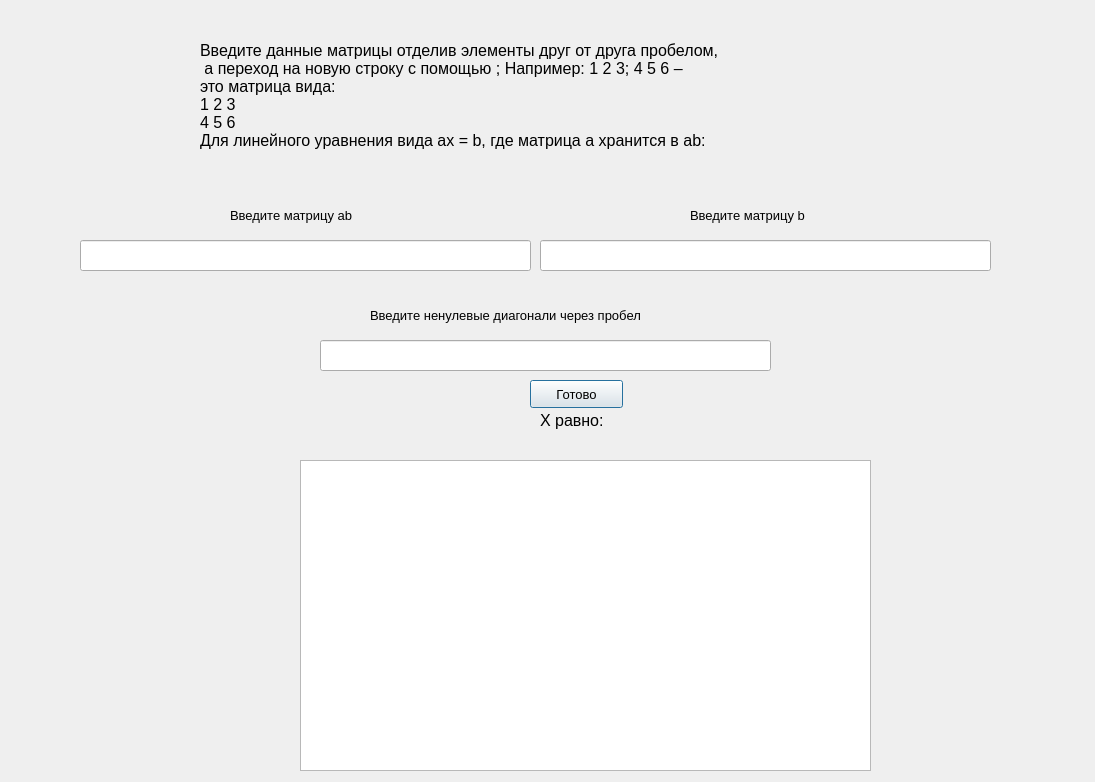
<?xml version="1.0" encoding="UTF-8"?>
<ui version="4.0">
 <class>Dialog</class>
 <widget class="QDialog" name="Dialog">
  <property name="geometry">
   <rect>
    <x>0</x>
    <y>0</y>
    <width>1095</width>
    <height>782</height>
   </rect>
  </property>
  <property name="windowTitle">
   <string>Dialog</string>
  </property>
  <widget class="QLabel" name="label_3">
   <property name="geometry">
    <rect>
     <x>230</x>
     <y>200</y>
     <width>161</width>
     <height>31</height>
    </rect>
   </property>
   <property name="font">
    <font>
     <pointsize>10</pointsize>
    </font>
   </property>
   <property name="text">
    <string>Введите матрицу ab</string>
   </property>
  </widget>
  <widget class="QLabel" name="label">
   <property name="geometry">
    <rect>
     <x>200</x>
     <y>20</y>
     <width>641</width>
     <height>151</height>
    </rect>
   </property>
   <property name="font">
    <font>
     <pointsize>12</pointsize>
    </font>
   </property>
   <property name="text">
    <string>Введите данные матрицы отделив элементы друг от друга пробелом,
 а переход на новую строку с помощью ; Например: 1 2 3; 4 5 6 –
это матрица вида:
1 2 3
4 5 6
Для линейного уравнения вида ax = b, где матрица a хранится в ab:</string>
   </property>
  </widget>
  <widget class="QLabel" name="label_2">
   <property name="geometry">
    <rect>
     <x>540</x>
     <y>410</y>
     <width>71</width>
     <height>20</height>
    </rect>
   </property>
   <property name="font">
    <font>
     <pointsize>12</pointsize>
    </font>
   </property>
   <property name="text">
    <string>X равно:</string>
   </property>
  </widget>
  <widget class="QLineEdit" name="line1">
   <property name="geometry">
    <rect>
     <x>80</x>
     <y>240</y>
     <width>451</width>
     <height>31</height>
    </rect>
   </property>
  </widget>
  <widget class="QTableWidget" name="tb1">
   <property name="geometry">
    <rect>
     <x>300</x>
     <y>460</y>
     <width>571</width>
     <height>311</height>
    </rect>
   </property>
  </widget>
  <widget class="QPushButton" name="ready">
   <property name="geometry">
    <rect>
     <x>530</x>
     <y>380</y>
     <width>93</width>
     <height>28</height>
    </rect>
   </property>
   <property name="font">
    <font>
     <pointsize>10</pointsize>
    </font>
   </property>
   <property name="text">
    <string>Готово</string>
   </property>
  </widget>
  <widget class="QLineEdit" name="line2">
   <property name="geometry">
    <rect>
     <x>540</x>
     <y>240</y>
     <width>451</width>
     <height>31</height>
    </rect>
   </property>
  </widget>
  <widget class="QLabel" name="label_4">
   <property name="geometry">
    <rect>
     <x>690</x>
     <y>200</y>
     <width>161</width>
     <height>31</height>
    </rect>
   </property>
   <property name="font">
    <font>
     <pointsize>10</pointsize>
    </font>
   </property>
   <property name="text">
    <string>Введите матрицу b</string>
   </property>
  </widget>
  <widget class="QLabel" name="label_5">
   <property name="geometry">
    <rect>
     <x>370</x>
     <y>300</y>
     <width>351</width>
     <height>31</height>
    </rect>
   </property>
   <property name="font">
    <font>
     <pointsize>10</pointsize>
    </font>
   </property>
   <property name="text">
    <string>Введите ненулевые диагонали через пробел</string>
   </property>
  </widget>
  <widget class="QLineEdit" name="line3">
   <property name="geometry">
    <rect>
     <x>320</x>
     <y>340</y>
     <width>451</width>
     <height>31</height>
    </rect>
   </property>
  </widget>
 </widget>
 <resources/>
 <connections/>
</ui>
